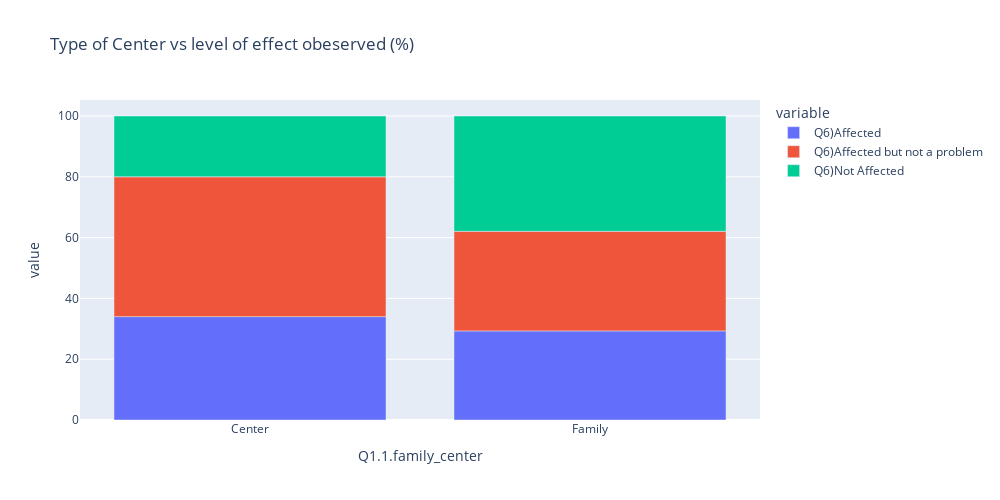

Notebook source saved alongside this figure:
### Markdown cell above
### Center Type vs Level of effect observed

### Code cell
values = ['Q6)Not Affected', 'Q6)Affected but not a problem', 'Q6)Affected'] # Values for aggregation
rows = ['Q1.1.family_center'] #rows

#Pivot table
pivot_table = pd.pivot_table(
    df,
    values= values,  
    index= rows,  # Rows
    columns=None,       # Columns
    aggfunc={values[0]: 'count', values[1]: 'count', values[2]: 'count'}  # Aggregation functions
)

pivot_table_percentage = round(pivot_table.div(pivot_table.sum(axis=1), axis=0) * 100,2)
pivot_table_percentage=pivot_table_percentage.reset_index()
pivot_table_percentage.columns

#Plotly bar plot
fig4 = px.bar(pivot_table_percentage, x='Q1.1.family_center', y=["Q6)Affected", "Q6)Affected but not a problem", "Q6)Not Affected"], title="Type of Center vs level of effect obeserved (%)")

#Figsize
fig4.update_layout(
    width=1000,  # Set the width of the chart (adjust as needed)
    height=500,  # Set the height of the chart (adjust as needed)
)

fig4.show()

### Figure 1 — Plotly figure (JSON) as saved in the notebook; plotly's stock layout.template omitted (floating-point values rounded to 4 significant figures)
{"data": [{"alignmentgroup": "True", "hovertemplate": "variable=Q6)Affected<br>Q1.1.family_center=%{x}<br>value=%{y}<extra></extra>", "legendgroup": "Q6)Affected", "marker": {"color": "#636efa", "pattern": {"shape": ""}}, "name": "Q6)Affected", "offsetgroup": "Q6)Affected", "orientation": "v", "showlegend": true, "textposition": "auto", "type": "bar", "x": ["Center", "Family"], "xaxis": "x", "y": [34, 29.31], "yaxis": "y"}, {"alignmentgroup": "True", "hovertemplate": "variable=Q6)Affected but not a problem<br>Q1.1.family_center=%{x}<br>value=%{y}<extra></extra>", "legendgroup": "Q6)Affected but not a problem", "marker": {"color": "#EF553B", "pattern": {"shape": ""}}, "name": "Q6)Affected but not a problem", "offsetgroup": "Q6)Affected but not a problem", "orientation": "v", "showlegend": true, "textposition": "auto", "type": "bar", "x": ["Center", "Family"], "xaxis": "x", "y": [46, 32.76], "yaxis": "y"}, {"alignmentgroup": "True", "hovertemplate": "variable=Q6)Not Affected<br>Q1.1.family_center=%{x}<br>value=%{y}<extra></extra>", "legendgroup": "Q6)Not Affected", "marker": {"color": "#00cc96", "pattern": {"shape": ""}}, "name": "Q6)Not Affected", "offsetgroup": "Q6)Not Affected", "orientation": "v", "showlegend": true, "textposition": "auto", "type": "bar", "x": ["Center", "Family"], "xaxis": "x", "y": [20, 37.93], "yaxis": "y"}], "layout": {"barmode": "relative", "height": 500, "legend": {"title": {"text": "variable"}, "tracegroupgap": 0}, "title": {"text": "Type of Center vs level of effect obeserved (%)"}, "width": 1000, "xaxis": {"anchor": "y", "autorange": true, "domain": [0, 1], "range": [-0.5, 1.5], "title": {"text": "Q1.1.family_center"}, "type": "category"}, "yaxis": {"anchor": "x", "autorange": true, "domain": [0, 1], "range": [0, 105.3], "title": {"text": "value"}, "type": "linear"}}}
